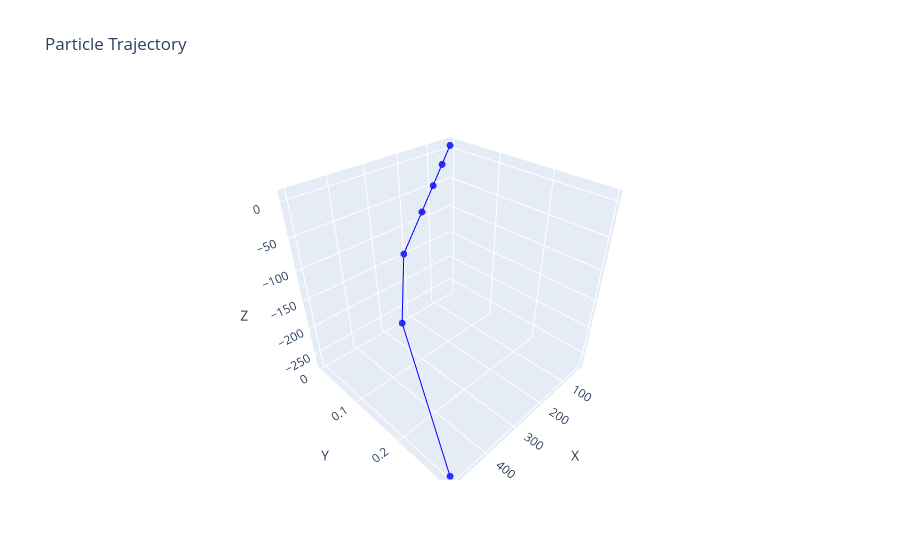

Here is the notebook cell this chart was saved with:
### Code cell
i = 3 # 3
print(bad_tracks_mse_pT[i][:][0])
view_trajectory(bad_tracks_mse_pT[i][1])

### Figure 1 — Plotly figure (JSON) as saved in the notebook; plotly's stock layout.template omitted (floating-point values rounded to 4 significant figures)
{"data": [{"line": {"color": "blue", "width": 2}, "marker": {"color": "blue", "opacity": 0.8, "size": 4}, "mode": "lines+markers", "type": "scatter3d", "x": [31.44, 71.92, 116.7, 171.6, 257.4, 363.9, 501.6], "y": [0, 0.006728, 0.0142, 0.02297, 0.03655, 0.1056, 0.2949], "z": [6.321, -16.12, -40.89, -71.33, -118.9, -179.0, -267.9]}], "layout": {"scene": {"xaxis": {"title": {"text": "X"}}, "yaxis": {"title": {"text": "Y"}}, "zaxis": {"title": {"text": "Z"}}}, "title": {"text": "Particle Trajectory"}}}
